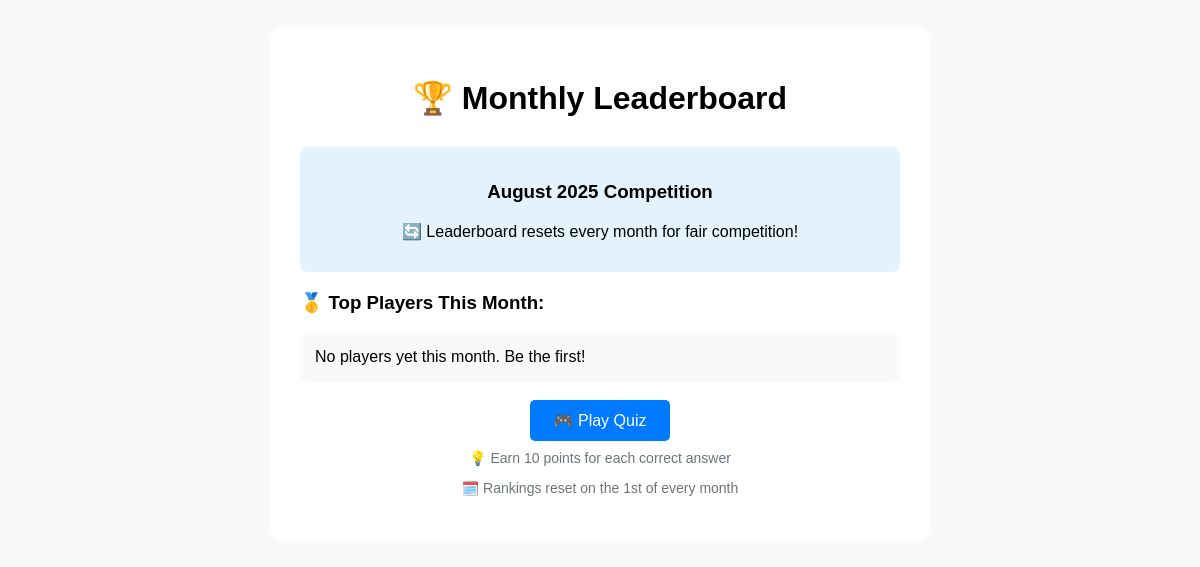
The app's page /leaderboard/, older data.
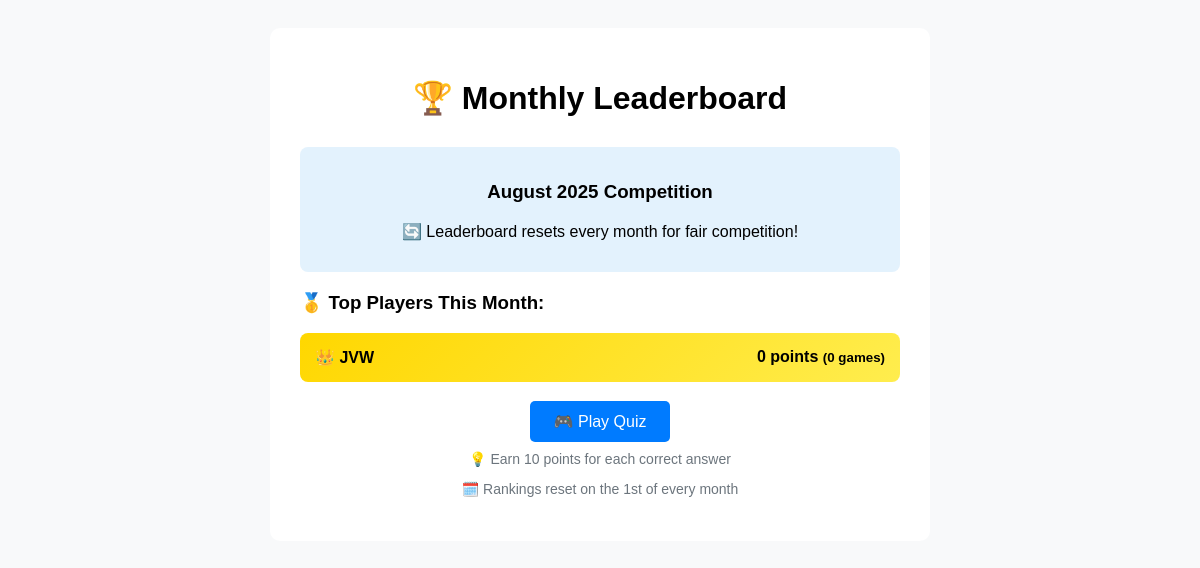
The same page, newer data.
### quiz/models.py (models this page shows, shortened)
class MonthlyScore(models.Model):
    user = models.ForeignKey(User, on_delete=models.CASCADE)
    month = models.IntegerField()
    year = models.IntegerField()
    total_score = models.IntegerField(default=0)
    games_played = models.IntegerField(default=0)
    created_at = models.DateTimeField(auto_now_add=True)
    class Meta:
        unique_together = ['user', 'month', 'year']

### quiz/views.py (the view, shortened to what this page needs)
# urls.py: path('leaderboard/', views.leaderboard, name='leaderboard'),
def leaderboard(request):
    try:
        now = timezone.now()
        monthly_leaders = MonthlyScore.objects.filter(
            month=now.month, year=now.year
        ).select_related('user').order_by('-total_score')[:10]
        user_monthly_score = 0
        user_rank = 0
        return render(request, 'quiz/leaderboard_monthly.html', {
            'monthly_leaders': monthly_leaders,
            'user_monthly_score': user_monthly_score,
            'user_rank': user_rank,
            'current_month': now.strftime('%B %Y')
        })
    except:
        return render(request, 'quiz/simple_home.html', {'error': 'Leaderboard error'})

### templates/quiz/leaderboard_monthly.html (shortened to what this page needs)
<!DOCTYPE html>
<html>
<head>
</head>
<body>
    <div class="container">
        <div class="header">
            <h1>🏆 Monthly Leaderboard</h1>
        </div>
        <div class="month-info">
            <h3>{{ current_month }} Competition</h3>
            <p>🔄 Leaderboard resets every month for fair competition!</p>
        </div>
        <h3>🥇 Top Players This Month:</h3>
        {% if monthly_leaders %}
            {% for monthly_score in monthly_leaders %}
            <div class="player {% if forloop.counter <= 3 %}top3{% endif %} {% if forloop.counter == 1 %}rank1{% endif %}">
                <div>
                    <span class="rank">
                        {% if forloop.counter == 1 %}👑
                        {% elif forloop.counter == 2 %}🥈
                        {% elif forloop.counter == 3 %}🥉
                        {% else %}#{{ forloop.counter }}{% endif %}
                    </span>
                    <strong>{{ monthly_score.user.username }}</strong>
                </div>
                <div>
                    <strong>{{ monthly_score.total_score }}</strong> points
                    <small>({{ monthly_score.games_played }} games)</small>
                </div>
            </div>
            {% endfor %}
        {% else %}
            <div class="player">
                <span>No players yet this month. Be the first!</span>
            </div>
        {% endif %}
        <div style="text-align: center; margin-top: 30px;">
            <a href="/" class="btn">🎮 Play Quiz</a>
        </div>
        <div style="text-align: center; margin-top: 20px; color: #6c757d; font-size: 14px;">
            <p>💡 Earn 10 points for each correct answer</p>
            <p>🗓️ Rankings reset on the 1st of every month</p>
        </div>
    </div>
</body>
</html>

### templates/quiz/leaderboard_monthly.html (style rules this page uses)
body { font-family: Arial, sans-serif; padding: 20px; background: #f8f9fa; }
.container { max-width: 600px; margin: 0 auto; background: white; padding: 30px; border-radius: 10px; }
.header { text-align: center; margin-bottom: 30px; }
.month-info { background: #e3f2fd; padding: 15px; border-radius: 8px; margin-bottom: 20px; text-align: center; }
.player { padding: 15px; margin: 10px 0; background: #f8f9fa; border-radius: 8px; display: flex; justify-content: space-between; align-items: center; }
.player.top3 { background: linear-gradient(135deg, #fff3cd, #ffeaa7); }
.player.rank1 { background: linear-gradient(135deg, #ffd700, #ffed4e); font-weight: bold; }
.rank { font-weight: bold; color: #2563eb; }
.btn { padding: 12px 24px; background: #007bff; color: white; text-decoration: none; border-radius: 5px; margin: 10px; }

Row changes from the older to the newer data that the page shows:
added MonthlyScore: user.username "JVW", total_score "0", games_played "0"
Text that changed along with them:
text no longer shown: "No players yet this month. Be the first!"
